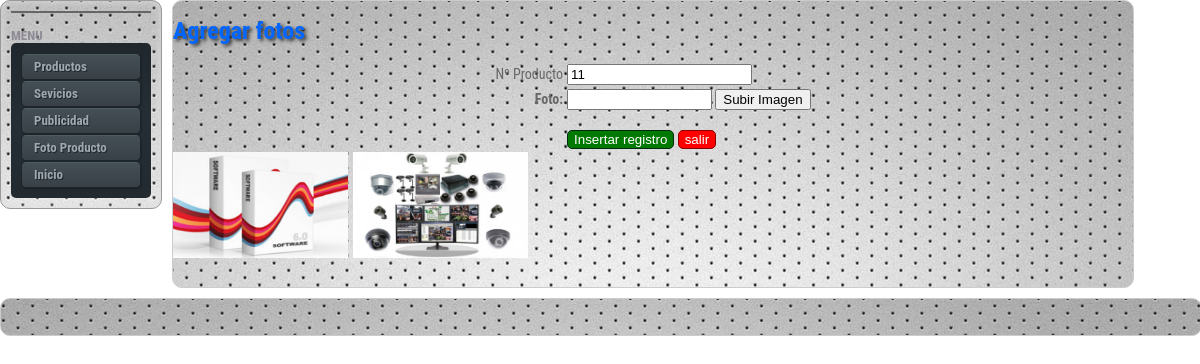
Screenshot of /admin/add_fotos.php with the database file from the repository.
### tables this page shows
CREATE TABLE `producto` (
  `idProducto` int(11) NOT NULL AUTO_INCREMENT,
  `Titulo` varchar(50) DEFAULT NULL,
  `DescripcionCorta` varchar(200) DEFAULT NULL,
  `Precio` varchar(50) DEFAULT NULL,
  `Activo` int(11) DEFAULT NULL,
  `FotoPerfil` varchar(100) DEFAULT NULL,
  `EnPortada` int(11) DEFAULT NULL,
  PRIMARY KEY (`idProducto`)
);

CREATE TABLE `fotos` (
  `IdFoto` int(11) NOT NULL AUTO_INCREMENT,
  `idProducto` int(11) NOT NULL,
  `Foto` varchar(100) NOT NULL,
  `FotoPerfil` int(11) DEFAULT NULL,
  PRIMARY KEY (`IdFoto`)
);

### admin/add_fotos.php (the view, shortened to what this page needs)
<?php require_once('../Connections/conexion.php');?>
<?php
$sql="SELECT idProducto FROM producto ORDER BY idProducto DESC";
$query=mysql_query($sql, $conexion) or die(mysql_error());
$row=mysql_fetch_assoc($query);
$n=  $row["idProducto"];
$query_agregarfoto = "SELECT * FROM fotos WHERE idProducto='$n'";
$agregarfoto = mysql_query($query_agregarfoto, $conexion) or die(mysql_error());
$row_agregarfoto = mysql_fetch_assoc($agregarfoto);
?>
<?php
$Action = $_SERVER['PHP_SELF'];
if (isset($_SERVER['QUERY_STRING'])) {
  $Action .= "?" . htmlentities($_SERVER['QUERY_STRING']);
}
?>
<!doctype html>
<html>
<head>
<link href="../css/principaladmin.css" rel="stylesheet" type="text/css">
</head>
<body>
<div class="container">
  <div class="sidebar1">
    <ul class="nav">
      <li></li>
    </ul>
    <?php include("../includes/includeadmin.php");
?>
    </div>
  <div class="content">
    <h1>Agregar fotos</h1>
 <form action="<?php echo $Action;?>" method="post" name="form1" onsubmit="return validarForm2(this);" id="form1">
   <table align="center">
   <tr valign="baseline">
<td align="right">Nº Producto</td>
<td align="rigth"><input type="text" id="idProducto" onclick="javascript:validarForm()" name="idProducto" value="<?php echo $row['idProducto']; ?>"> </td>
   </tr>
     <tr valign="baseline">
       <td nowrap="nowrap" align="right"><strong>Foto:</strong></td>
       <td><input type="text" id="Foto" name="Foto" value="" size="15" />
         <input name="button2" type="button" class="botonimagen" id="button2" onclick="javascript:subirimagen('Foto');" value="Subir Imagen"/></td>
     </tr>
     <tr valign="baseline">
       <td nowrap="nowrap" align="right">&nbsp;</td>
       <td><br/>
       <input type="submit" class="botonverde" name="guardar" value="Insertar registro" />
       <input type="button" class="botonrojo" name="dalir" onclick="window.location = 'producto-lista.php';" value="salir" /></td>
     </tr>
   </table>
 </form>
 <?php
do { ?>
    <div class="fotos1">
    <img src="../images/<?php echo $row_agregarfoto['Foto']; ?>" alt="" width="175" height="106" />
    </div>
<?php } while ($row_agregarfoto=mysql_fetch_assoc($agregarfoto)); ?>
 <p>&nbsp;</p>
 </div>
  <div class="footer">
    <p>&nbsp;</p>
    </div>
  </div>
</body>
</html>

### css/principaladmin.css (style rules this page uses)
body { margin: 0; padding: 0; color: #333; background-repeat: no-repeat; background-position: center center; font-family:'Roboto Condensed', sans-serif; font-size: 14px; line-height: normal; background-color: #FFF; }
ul, ol, dl { padding: 0; margin: 0; }
h3, h4, h5, h6, { margin-top: 0; padding-right: 15px; padding-left: 0px; font-size: 13px; }
p { margin: 0px; padding: 0px; }
h1 { font-size: 24px; color: #06F; border-top-width: 1px; border-right-width: 1px; border-bottom-width: 1px; border-left-width: 1px; border-top-style: none; border-right-style: none; border-bottom-style: none; border-left-style: none; text-shadow: 0.1em 0.1em 0.15em #333; }
.container { width: 100%; background-color: #FFF; margin-top: 0; margin-right: auto; margin-bottom: 0; margin-left: auto; }
.sidebar1 { float: left; background-color: #FFF; border: 1px solid #999999; width: 140px; -moz-border-radius: 10px; -webkit-border-radius: 10px; box-shadow: inset 0 0 8px #dcddde; -moz-box-shadow: inset 0 0 8px #dcddde; -webkit-box-shadow: inset 0 0 8px #dcddde; background-image: url(../images/fondo.jpg); background-repeat: repeat-x; background-position: center top; margin-right: 10px; padding: 10px; font-size: 13px; color: #8D8A95; right: 10px; }
.content { width: 780px; float: left; background-color: #FFF; border: 1px solid #CCCCCC; width: 80%; -moz-border-radius: 10px; -webkit-border-radius: 10px; background-image: url(../images/fondo.jpg); background-repeat: repeat-x; background-position: center top; color: #666; margin: 0px; padding: 0px; clip: rect(auto,100px,auto,auto); }
ul.nav { list-style: none; border-top: 1px solid #666; margin-bottom: 15px; }
ul.nav li { border-bottom: 1px solid #666; }
.footer { position: relative; clear: both; background-color: #FFF; border: 1px solid #CCCCCC; width: 100%; -moz-border-radius: 10px; -webkit-border-radius: 10px; background-image: url(../images/fondo.jpg); background-repeat: repeat-x; background-position: center top; padding-top: 10px; padding-right: 0; padding-bottom: 10px; padding-left: 0; top: 10px; }
.botonverde { border: 1px solid #6D0306; color: #fff; text-align: center; border-radius: 5px; -moz-border-radius: 5px; -webkit-border-radius: 5px; background-color: #007900; border: 1px solid #022B10; }
.botonrojo { border: 1px solid #6D0306; color: #fff; text-align: center; border-radius: 5px; -moz-border-radius: 5px; -webkit-border-radius: 5px; background-color: #FF0000; border: 1px solid #8A0000; }
.fotos1 { float: left; width: 180px; height: 135px; }

### rows the page displays
producto: idProducto "11"
fotos: Foto (picture)
fotos: Foto (picture)
